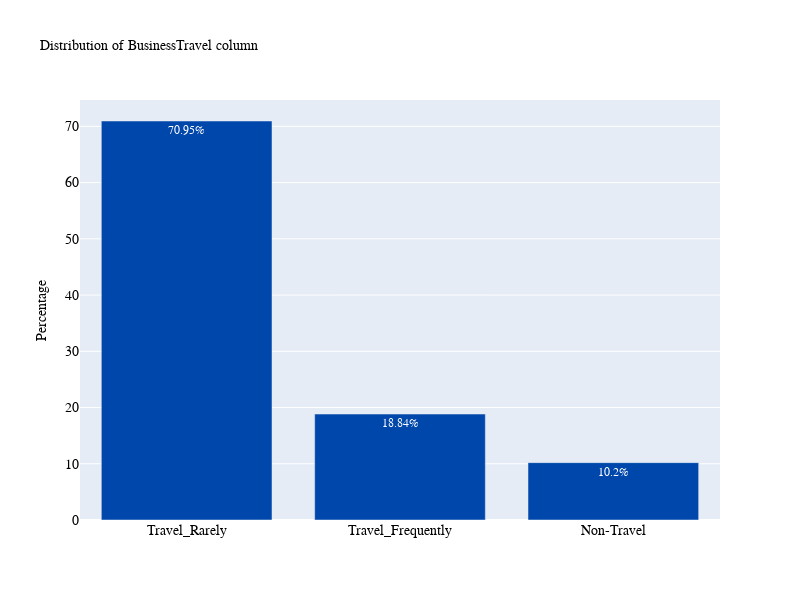

The notebook cell this image was saved under:
### Markdown cell above
### 3.How many people travel? (BusinessTravel)

### Code cell
plot_bar('BusinessTravel')

### Figure 1 — Plotly figure (JSON) as saved in the notebook; plotly's stock layout.template omitted (floating-point values rounded to 4 significant figures)
{"data": [{"marker": {"color": "#0047AB"}, "text": ["70.95%", "18.84%", "10.2%"], "textposition": "auto", "type": "bar", "x": ["Travel_Rarely", "Travel_Frequently", "Non-Travel"], "y": [70.95, 18.84, 10.2]}], "layout": {"autosize": false, "font": {"color": "white", "family": "Courier New, monospace", "size": 12}, "height": 600, "title": {"font": {"color": "black", "family": "Courier New, monospace", "size": 14}, "text": "Distribution of BusinessTravel column"}, "width": 800, "xaxis": {"tickfont": {"color": "black", "family": "Courier New, monospace", "size": 14}}, "yaxis": {"tickfont": {"color": "black", "family": "Courier New, monospace", "size": 14}, "title": {"font": {"color": "black", "size": 14}, "text": "Percentage"}}}}
